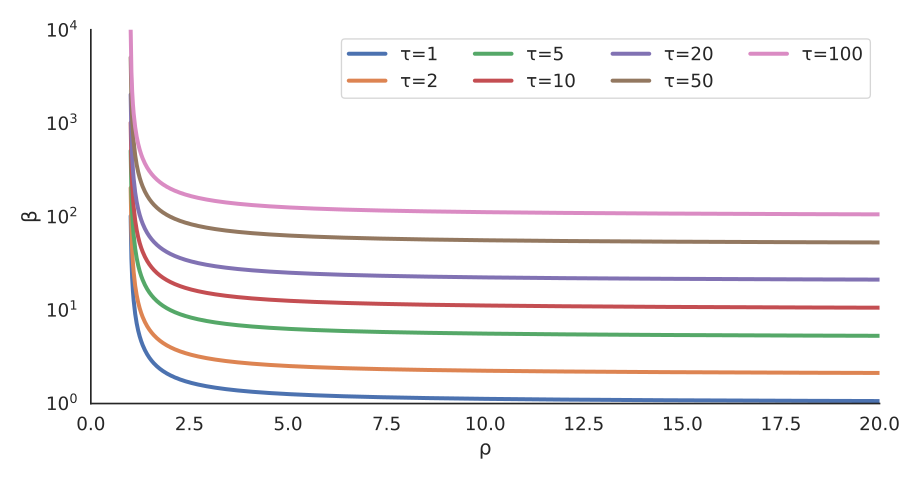

Write the Python code that produced this figure.
import sys
import seaborn as sns
import pandas as pd
import numpy as np
import matplotlib.pyplot as plt

sns.set(font_scale=1.25)
sns.set_style("white")
plt.figure(figsize=(9.6, 5), dpi=100)

t = [1, 2, 5, 10, 20, 50, 100]

x = np.linspace(1.01,20,1000)
y = x/(x-1)

for i in t:
    ax = sns.lineplot(x=x, y=y*i, palette="pastel", linewidth=3, label="τ="+str(i));
ax.set_ylabel("β");
ax.set_xlabel("ρ");
ax.set_yscale('log')
ax.set(ylim=(0.99,10000), xlim=(0,20))
ax.legend(ncol=4)
sns.despine()

# plt.plot(x, y*i, label="τ="+str(i))
plt.tight_layout();
plt.savefig("plots/when-to-jit-2.svg");